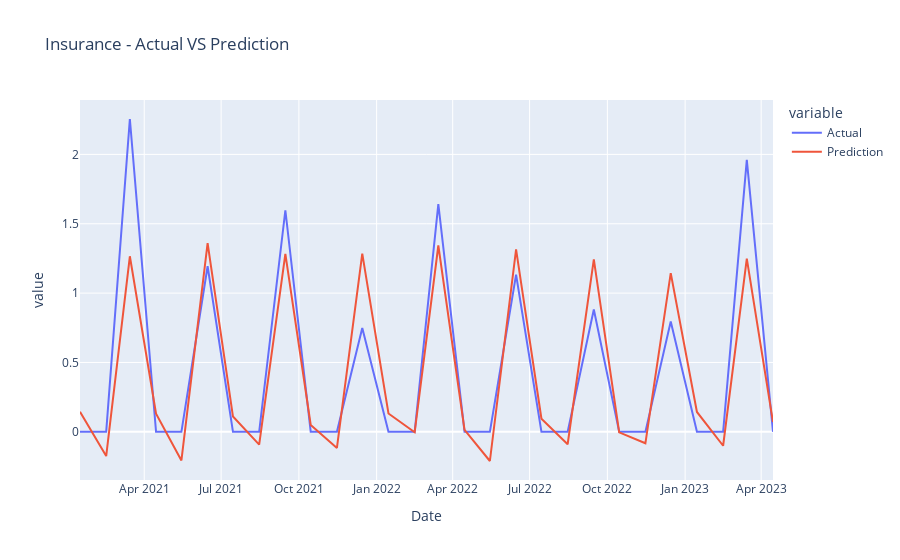
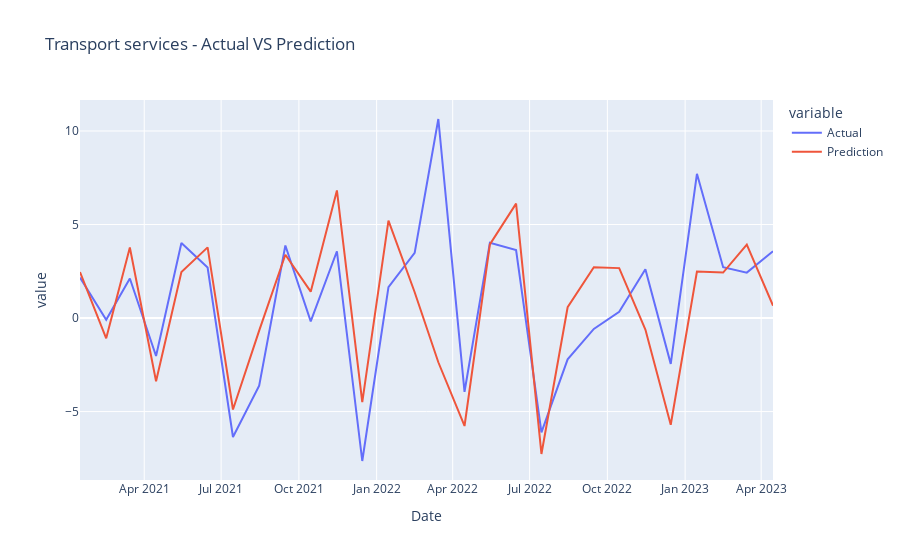
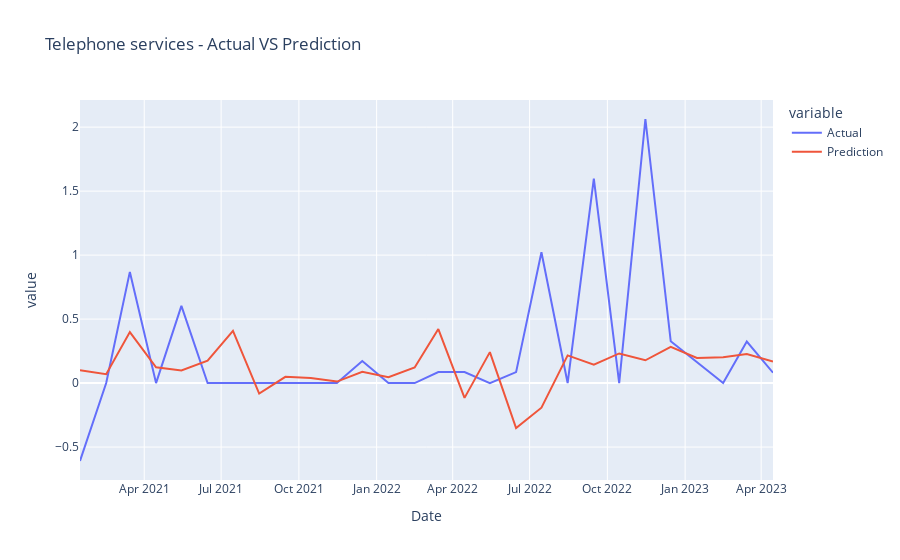
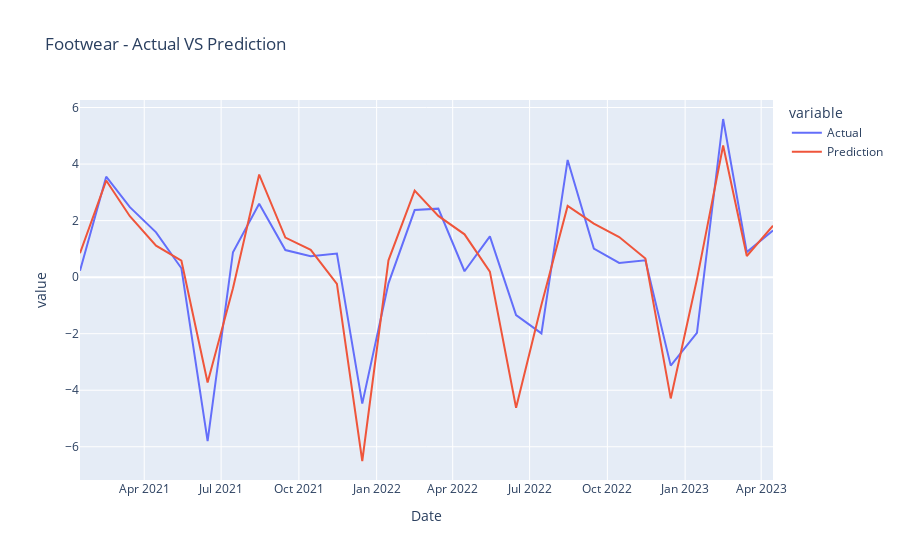

The code cell stored with these charts, in order, in its notebook:
### Code cell
plot_results(all_data_test_dict, all_categories)

### Figure 1 — Plotly figure (JSON) as saved in the notebook; plotly's stock layout.template omitted (floating-point values rounded to 4 significant figures)
{"data": [{"hovertemplate": "variable=Actual<br>Date=%{x}<br>value=%{y}<extra></extra>", "legendgroup": "Actual", "line": {"color": "#636efa", "dash": "solid"}, "marker": {"symbol": "circle"}, "mode": "lines", "name": "Actual", "orientation": "v", "showlegend": true, "type": "scatter", "x": ["2021-01-15", "2021-02-15", "2021-03-15", "2021-04-15", "2021-05-15", "2021-06-15", "2021-07-15", "2021-08-15", "2021-09-15", "2021-10-15", "2021-11-15", "2021-12-15", "2022-01-15", "2022-02-15", "2022-03-15", "2022-04-15", "2022-05-15", "2022-06-15", "2022-07-15", "2022-08-15", "2022-09-15", "2022-10-15", "2022-11-15", "2022-12-15", "2023-01-15", "2023-02-15", "2023-03-15", "2023-04-15"], "xaxis": "x", "y": [0, 0, 2.255, 0, 0, 1.194, 0, 0, 1.597, 0, 0, 0.7478, 0, 0, 1.642, 0, 0, 1.134, 0, 0, 0.8818, 0, 0, 0.7949, 0, 0, 1.96, 0], "yaxis": "y"}, {"hovertemplate": "variable=Prediction<br>Date=%{x}<br>value=%{y}<extra></extra>", "legendgroup": "Prediction", "line": {"color": "#EF553B", "dash": "solid"}, "marker": {"symbol": "circle"}, "mode": "lines", "name": "Prediction", "orientation": "v", "showlegend": true, "type": "scatter", "x": ["2021-01-15", "2021-02-15", "2021-03-15", "2021-04-15", "2021-05-15", "2021-06-15", "2021-07-15", "2021-08-15", "2021-09-15", "2021-10-15", "2021-11-15", "2021-12-15", "2022-01-15", "2022-02-15", "2022-03-15", "2022-04-15", "2022-05-15", "2022-06-15", "2022-07-15", "2022-08-15", "2022-09-15", "2022-10-15", "2022-11-15", "2022-12-15", "2023-01-15", "2023-02-15", "2023-03-15", "2023-04-15"], "xaxis": "x", "y": [0.1448, -0.1742, 1.266, 0.1305, -0.206, 1.36, 0.1105, -0.09249, 1.283, 0.05006, -0.1156, 1.284, 0.1327, -0.003142, 1.343, 0.01429, -0.2101, 1.315, 0.09485, -0.08941, 1.243, -0.003753, -0.08244, 1.144, 0.1433, -0.1002, 1.248, 0.07057], "yaxis": "y"}], "layout": {"legend": {"title": {"text": "variable"}, "tracegroupgap": 0}, "title": {"text": "Insurance - Actual VS Prediction"}, "xaxis": {"anchor": "y", "domain": [0, 1], "title": {"text": "Date"}}, "yaxis": {"anchor": "x", "domain": [0, 1], "title": {"text": "value"}}}}

### Figure 2 — Plotly figure (JSON) as saved in the notebook; plotly's stock layout.template omitted (floating-point values rounded to 4 significant figures)
{"data": [{"hovertemplate": "variable=Actual<br>Date=%{x}<br>value=%{y}<extra></extra>", "legendgroup": "Actual", "line": {"color": "#636efa", "dash": "solid"}, "marker": {"symbol": "circle"}, "mode": "lines", "name": "Actual", "orientation": "v", "showlegend": true, "type": "scatter", "x": ["2021-01-15", "2021-02-15", "2021-03-15", "2021-04-15", "2021-05-15", "2021-06-15", "2021-07-15", "2021-08-15", "2021-09-15", "2021-10-15", "2021-11-15", "2021-12-15", "2022-01-15", "2022-02-15", "2022-03-15", "2022-04-15", "2022-05-15", "2022-06-15", "2022-07-15", "2022-08-15", "2022-09-15", "2022-10-15", "2022-11-15", "2022-12-15", "2023-01-15", "2023-02-15", "2023-03-15", "2023-04-15"], "xaxis": "x", "y": [2.16, -0.08909, 2.116, -2.027, 4.015, 2.701, -6.36, -3.614, 3.88, -0.1771, 3.57, -7.641, 1.648, 3.481, 10.64, -3.941, 4.02, 3.637, -6.11, -2.205, -0.5797, 0.3317, 2.615, -2.449, 7.711, 2.717, 2.427, 3.569], "yaxis": "y"}, {"hovertemplate": "variable=Prediction<br>Date=%{x}<br>value=%{y}<extra></extra>", "legendgroup": "Prediction", "line": {"color": "#EF553B", "dash": "solid"}, "marker": {"symbol": "circle"}, "mode": "lines", "name": "Prediction", "orientation": "v", "showlegend": true, "type": "scatter", "x": ["2021-01-15", "2021-02-15", "2021-03-15", "2021-04-15", "2021-05-15", "2021-06-15", "2021-07-15", "2021-08-15", "2021-09-15", "2021-10-15", "2021-11-15", "2021-12-15", "2022-01-15", "2022-02-15", "2022-03-15", "2022-04-15", "2022-05-15", "2022-06-15", "2022-07-15", "2022-08-15", "2022-09-15", "2022-10-15", "2022-11-15", "2022-12-15", "2023-01-15", "2023-02-15", "2023-03-15", "2023-04-15"], "xaxis": "x", "y": [2.462, -1.085, 3.773, -3.378, 2.456, 3.78, -4.888, -0.6733, 3.386, 1.41, 6.824, -4.499, 5.208, 1.381, -2.363, -5.77, 3.935, 6.118, -7.266, 0.5804, 2.712, 2.67, -0.6135, -5.704, 2.487, 2.433, 3.931, 0.6638], "yaxis": "y"}], "layout": {"legend": {"title": {"text": "variable"}, "tracegroupgap": 0}, "title": {"text": "Transport services - Actual VS Prediction"}, "xaxis": {"anchor": "y", "domain": [0, 1], "title": {"text": "Date"}}, "yaxis": {"anchor": "x", "domain": [0, 1], "title": {"text": "value"}}}}

### Figure 3 — Plotly figure (JSON) as saved in the notebook; plotly's stock layout.template omitted (floating-point values rounded to 4 significant figures)
{"data": [{"hovertemplate": "variable=Actual<br>Date=%{x}<br>value=%{y}<extra></extra>", "legendgroup": "Actual", "line": {"color": "#636efa", "dash": "solid"}, "marker": {"symbol": "circle"}, "mode": "lines", "name": "Actual", "orientation": "v", "showlegend": true, "type": "scatter", "x": ["2021-01-15", "2021-02-15", "2021-03-15", "2021-04-15", "2021-05-15", "2021-06-15", "2021-07-15", "2021-08-15", "2021-09-15", "2021-10-15", "2021-11-15", "2021-12-15", "2022-01-15", "2022-02-15", "2022-03-15", "2022-04-15", "2022-05-15", "2022-06-15", "2022-07-15", "2022-08-15", "2022-09-15", "2022-10-15", "2022-11-15", "2022-12-15", "2023-01-15", "2023-02-15", "2023-03-15", "2023-04-15"], "xaxis": "x", "y": [-0.609, 0, 0.8688, 0, 0.6037, 0, 0, 0, 0, 0, 0, 0.1718, 0, 0, 0.0858, 0.08573, 0, 0.08565, 1.022, 0, 1.597, 0, 2.064, 0.3263, 0.1627, 0, 0.3247, 0.081], "yaxis": "y"}, {"hovertemplate": "variable=Prediction<br>Date=%{x}<br>value=%{y}<extra></extra>", "legendgroup": "Prediction", "line": {"color": "#EF553B", "dash": "solid"}, "marker": {"symbol": "circle"}, "mode": "lines", "name": "Prediction", "orientation": "v", "showlegend": true, "type": "scatter", "x": ["2021-01-15", "2021-02-15", "2021-03-15", "2021-04-15", "2021-05-15", "2021-06-15", "2021-07-15", "2021-08-15", "2021-09-15", "2021-10-15", "2021-11-15", "2021-12-15", "2022-01-15", "2022-02-15", "2022-03-15", "2022-04-15", "2022-05-15", "2022-06-15", "2022-07-15", "2022-08-15", "2022-09-15", "2022-10-15", "2022-11-15", "2022-12-15", "2023-01-15", "2023-02-15", "2023-03-15", "2023-04-15"], "xaxis": "x", "y": [0.1002, 0.06912, 0.3989, 0.1238, 0.09809, 0.1743, 0.4085, -0.08239, 0.04867, 0.04033, 0.01164, 0.0883, 0.04606, 0.122, 0.4221, -0.1157, 0.242, -0.3509, -0.1924, 0.2162, 0.1443, 0.2315, 0.178, 0.2825, 0.1957, 0.2024, 0.227, 0.1682], "yaxis": "y"}], "layout": {"legend": {"title": {"text": "variable"}, "tracegroupgap": 0}, "title": {"text": "Telephone services - Actual VS Prediction"}, "xaxis": {"anchor": "y", "domain": [0, 1], "title": {"text": "Date"}}, "yaxis": {"anchor": "x", "domain": [0, 1], "title": {"text": "value"}}}}

### Figure 4 — Plotly figure (JSON) as saved in the notebook; plotly's stock layout.template omitted (floating-point values rounded to 4 significant figures)
{"data": [{"hovertemplate": "variable=Actual<br>Date=%{x}<br>value=%{y}<extra></extra>", "legendgroup": "Actual", "line": {"color": "#636efa", "dash": "solid"}, "marker": {"symbol": "circle"}, "mode": "lines", "name": "Actual", "orientation": "v", "showlegend": true, "type": "scatter", "x": ["2021-01-15", "2021-02-15", "2021-03-15", "2021-04-15", "2021-05-15", "2021-06-15", "2021-07-15", "2021-08-15", "2021-09-15", "2021-10-15", "2021-11-15", "2021-12-15", "2022-01-15", "2022-02-15", "2022-03-15", "2022-04-15", "2022-05-15", "2022-06-15", "2022-07-15", "2022-08-15", "2022-09-15", "2022-10-15", "2022-11-15", "2022-12-15", "2023-01-15", "2023-02-15", "2023-03-15", "2023-04-15"], "xaxis": "x", "y": [0.2262, 3.552, 2.477, 1.583, 0.3136, -5.802, 0.8811, 2.598, 0.9569, 0.738, 0.8368, -4.474, -0.2181, 2.373, 2.422, 0.2079, 1.443, -1.34, -1.991, 4.146, 1.01, 0.5013, 0.5982, -3.13, -1.968, 5.594, 0.8863, 1.653], "yaxis": "y"}, {"hovertemplate": "variable=Prediction<br>Date=%{x}<br>value=%{y}<extra></extra>", "legendgroup": "Prediction", "line": {"color": "#EF553B", "dash": "solid"}, "marker": {"symbol": "circle"}, "mode": "lines", "name": "Prediction", "orientation": "v", "showlegend": true, "type": "scatter", "x": ["2021-01-15", "2021-02-15", "2021-03-15", "2021-04-15", "2021-05-15", "2021-06-15", "2021-07-15", "2021-08-15", "2021-09-15", "2021-10-15", "2021-11-15", "2021-12-15", "2022-01-15", "2022-02-15", "2022-03-15", "2022-04-15", "2022-05-15", "2022-06-15", "2022-07-15", "2022-08-15", "2022-09-15", "2022-10-15", "2022-11-15", "2022-12-15", "2023-01-15", "2023-02-15", "2023-03-15", "2023-04-15"], "xaxis": "x", "y": [0.8451, 3.417, 2.156, 1.113, 0.5801, -3.729, -0.3914, 3.629, 1.398, 0.9683, -0.2403, -6.503, 0.5949, 3.062, 2.167, 1.514, 0.1938, -4.619, -0.9729, 2.518, 1.897, 1.419, 0.6605, -4.29, -0.07724, 4.656, 0.7482, 1.822], "yaxis": "y"}], "layout": {"legend": {"title": {"text": "variable"}, "tracegroupgap": 0}, "title": {"text": "Footwear - Actual VS Prediction"}, "xaxis": {"anchor": "y", "domain": [0, 1], "title": {"text": "Date"}}, "yaxis": {"anchor": "x", "domain": [0, 1], "title": {"text": "value"}}}}
